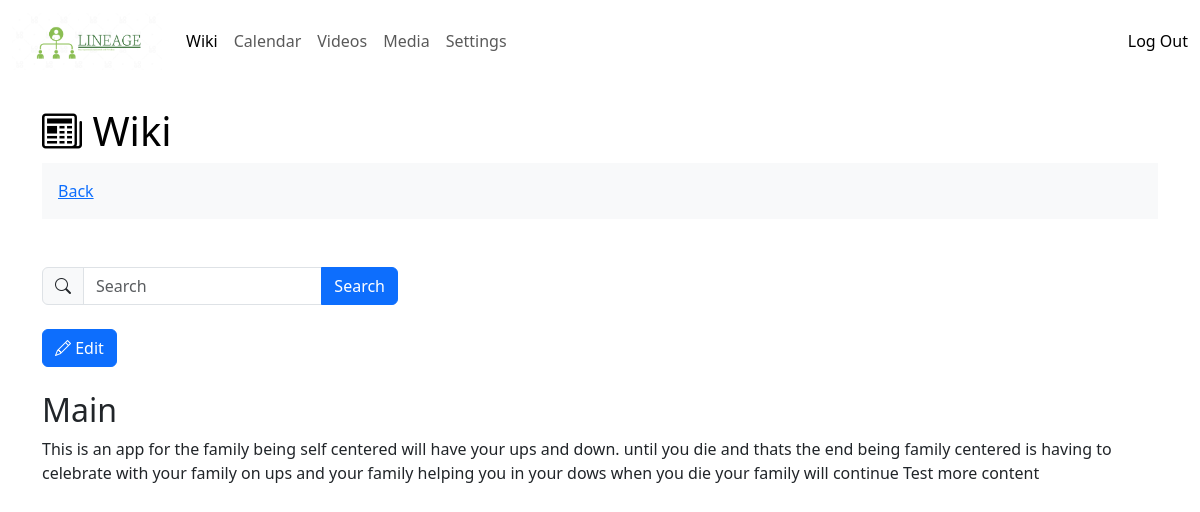
The app's page /wiki/page/1/ (signed in) with its own data.
### wiki/models.py (models this page shows, shortened)
class WikiContent(models.Model):
    title = models.CharField(unique=True, max_length=255)
    content = models.TextField()
    folder_id = models.IntegerField()
    created_by = models.IntegerField()
    created_at = models.DateTimeField(auto_now_add=True)
    updated_by = models.IntegerField()
    updated_at = models.DateTimeField(auto_now_add=True)
    deleted_at = models.DateTimeField(null=True, blank=True)

### wiki/views.py (the view)
# urls.py: path('page/<int:wiki_id>/', views.wiki_page, name='wiki page'),
@login_required(login_url='/')
def wiki_page(request, wiki_id):
    wiki = WikiContent.objects.get(pk=wiki_id)
    context = {
        'wiki': wiki,
    }
    return render(request, 'wiki/wiki_single.html', context)

### wiki/templates/wiki/wiki_single.html
{% extends "base.html" %}
{% block content %}
    {% load static %}
    <link rel="stylesheet" href="{% static 'wiki/style.css' %}">
    <h1>
        <a class="header-link" href="{% url 'wiki home' %}">
            <i class="bi bi-newspaper"></i>
            Wiki
        </a>
    </h1>
    <div class="text-bg-light p-3">
        <a href="{% url 'wiki folder' wiki.folder_id %}">
            Back
        </a>
    </div>
    <br><br>
    <div class="row">
        <div class="col-md-4">
            <form action="{% url 'wiki search' %}" method="get">
                <div class="input-group">
                    <span class="input-group-text">
                        <i class="bi bi-search"></i>
                    </span>
                    <input type="text" class="form-control" name="search" placeholder="Search" aria-label="Search">
                    <button type="submit" class="btn btn-primary">Search</button>
                </div>
            </form>
        </div>
      <div class="col-md-8"></div>
    </div>
    <br>
    <a class="btn btn-primary" href="{% url 'wiki edit' wiki.id %}" role="button">
        <i class="bi bi-pencil"></i>
        Edit
    </a>
    <br><br>
    <h2>
        {{ wiki.title }}
    </h2>
    <p>
        {{ wiki.content }}
    </p>
{% endblock %}

### wiki/static/wiki/style.css (style rules this page uses)
.header-link { color: black; text-decoration: none; }

### records on screen
WikiContent: title "Main", content "This is an app for the family being self centered will have your ups and down. until you die and thats the end being family centered is having to celebrate with your family on ups and your family helping you in your dows when you die your family will continue Test more content"
